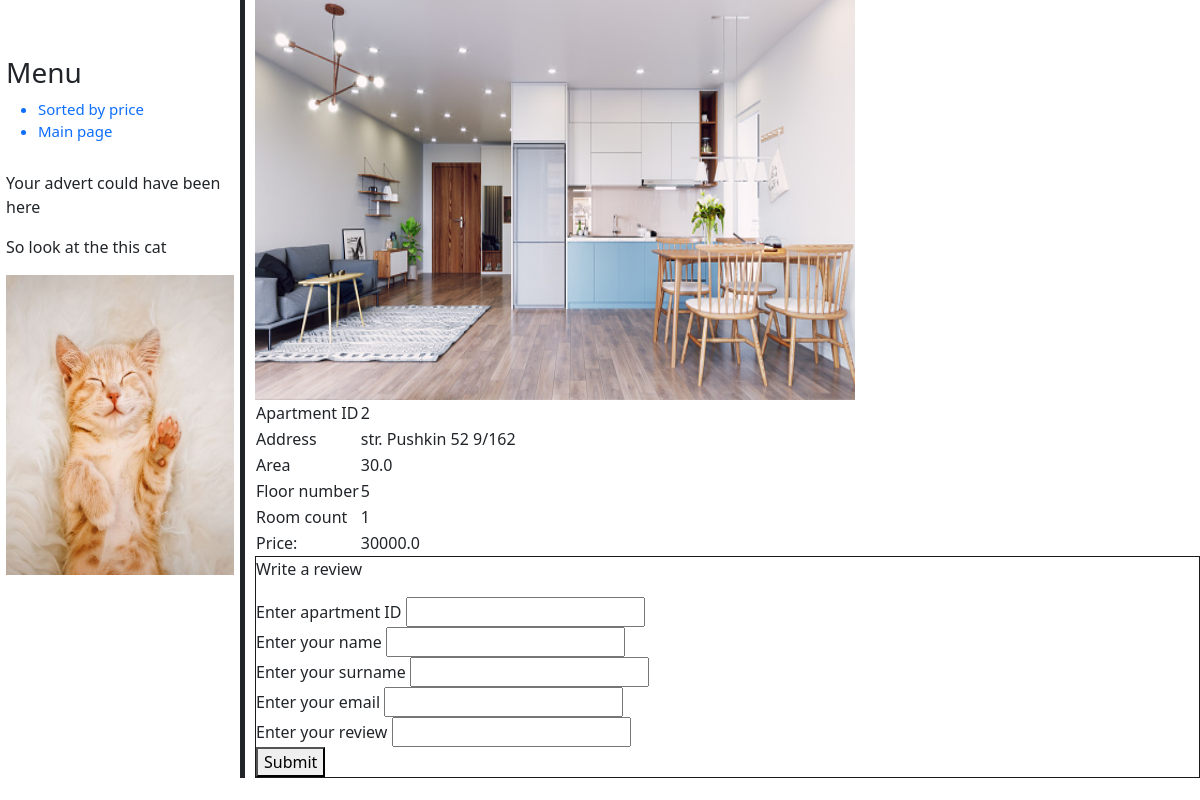
Page /apartment/2/ on the committed database.
### main/models.py (models this page shows)
class Apartment(models.Model):
    address = models.CharField('address', max_length=100)
    area = models.FloatField('area')
    floorNumber = models.IntegerField('floorNumber')
    roomCount = models.IntegerField('roomCount')
    price = models.FloatField('price')
    picture = models.CharField('picture', max_length=100)
    class Meta:
        verbose_name = 'Apartment'
        verbose_name_plural = 'Apartments'

### main/views.py (the view)
# urls.py: path('apartment/<int:ap_id>/', ap_detail, name='detail'),
def ap_detail(request, ap_id):
    try:
        apartment = Apartment.objects.get(id=ap_id)
    except:
        raise Http404('Apartment not found')
    apartment_list = [apartment]
    return render(request, 'main/apartments.html', {'apartments': apartment_list})

### templates/main/apartments.html (shortened to what this page needs)
{% extends 'main/base.html' %}
{% load static %}
{% block urls %}
    <ul>
        <a href={% url 'ap_sorted' %}>
            <li>Sorted by price</li>
        <a href={% url 'main' %}>
            <li>Main page</li>
    </ul>
{% endblock %}
{% block content %}
    {% for a in apartments %}
    <table>
        <tr>
            <td>Apartment ID</td>
            <td>{{ a.id }}</td>
        </tr>
        <tr>
            <img style="width: 600px;height: 400px;" src="{% static a.picture %}" alt="">
        </tr>
        <tr>
            <td>Address</td>
            <td>{{ a.address }}</td>
        </tr>
        <tr>
            <td>Area</td>
            <td>{{ a.area }}</td>
        </tr>
        <tr>
            <td>Floor number</td>
            <td>{{ a.floorNumber }}</td>
        </tr>
        <tr>
            <td>Room count</td>
            <td>{{ a.roomCount }}</td>
        </tr>
        <tr>
            <td>Price:</td>
            <td>{{ a.price }}</td>
        </tr>
    </table>
    {% endfor %}
    <div class="input_form">
        <p>Write a review</p>
        <form action="{% url  'save_review' %}" method="post">
            <label>Enter apartment ID</label>
            <input type="text" name="ap_id"/><br>
            <label>Enter your name</label>
            <input type="text" name="clientFirstName"/><br>
            <label>Enter your surname</label>
            <input type="text" name="clientLastName"/><br>
            <label>Enter your email</label>
            <input type="text" name="clientEmail"/><br>
            <label>Enter your review</label>
            <input type="text" name="content"><br>
            <button>Submit</button>
        </form>
    </div>
{% endblock %}

### templates/main/static/css/temp.css (style rules this page uses)
.navigation a { font-size: 15px; text-decoration: none; }
.input_form { border: 1px solid #1b1b1b; width: 100%; height: auto; }

### rows in the picture
Apartment: id "2", picture (picture), address "str. Pushkin 52 9/162", area "30.0", floorNumber "5", roomCount "1", price "30000.0"
